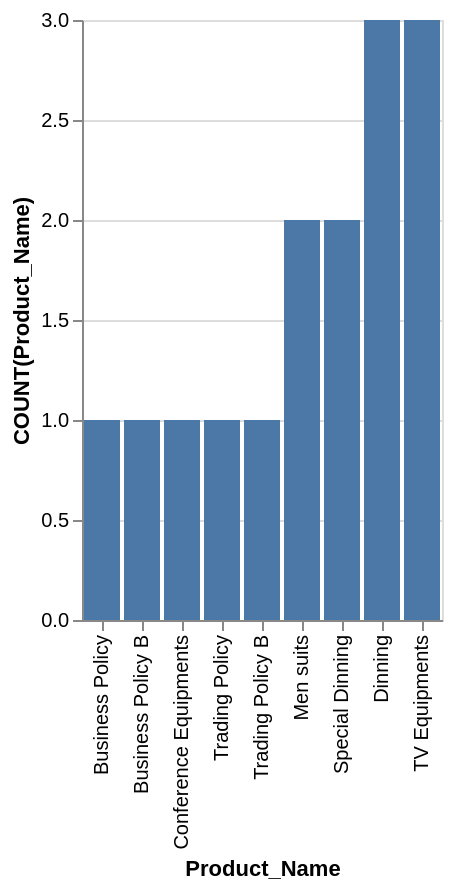

Specify this chart in Vega-Lite:
### Vega-Lite specification from a JSON file in a GitHub repository (floating-point values rounded to 4 significant figures)
{"data": {"values": [{"x_data": "Business Policy", "y_data": 1}, {"x_data": "Business Policy B", "y_data": 1}, {"x_data": "Conference Equipments", "y_data": 1}, {"x_data": "Dinning", "y_data": 3}, {"x_data": "Men suits", "y_data": 2}, {"x_data": "Special Dinning", "y_data": 2}, {"x_data": "TV Equipments", "y_data": 3}, {"x_data": "Trading Policy", "y_data": 1}, {"x_data": "Trading Policy B", "y_data": 1}]}, "mark": "bar", "encoding": {"x": {"field": "x_data", "type": "nominal", "title": "Product_Name", "sort": {"op": "sum", "field": "y_data", "order": "ascending"}}, "y": {"field": "y_data", "type": "quantitative", "title": "COUNT(Product_Name)"}}}
